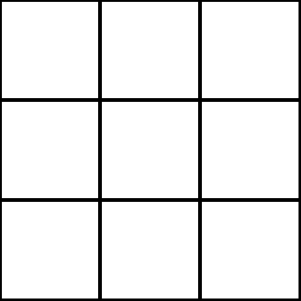
Frame 1 (no input)
Frame 60 (no input): identical to frame 1, image omitted
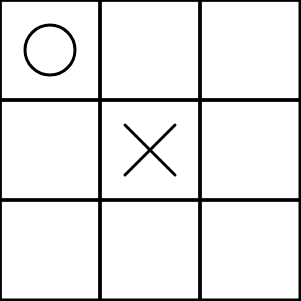
Frame 120 (the mouse pressed at the canvas centre since frame 60)

The p5.js sketch that drew these frames (run headless with seeded random() and noise() and a simulated clock; from frame 60 on, the mouse is pressed at the canvas centre):

// p5.js sketch
// ── sketch.js
var w=100;
var margin=5;
var gameOver=0;//0=playing, 1=user won, 2=computer won, 3=draw

// 1=user=cross, 0=null=white, 2=computer=nought
var current=[[0,0,0],
			 [0,0,0],
			 [0,0,0]];
function setup() {
	createCanvas(w*3+1, w*3+1);
	rectMode(CORNERS);
	stroke(0);
	strokeWeight(3);
	background(255);
	line(3*w,0,3*w,width);
	line(0,3*w,width,3*w);
	for(var i=0;i<3;i++){
		for(var j=0;j<3;j++){
			line(i*w,0,i*w,width);
			line(0,j*w,width,j*w);
		}
	}
}

function play(grid){
	var temp=grid.slice();
	
	//check 1 move solution
	for(var i=0;i<3;i++){
		for(var j=0;j<3;j++){
			if(temp[i][j]==0){//if free
				temp[i][j]=2;//test computer here
				if(checkWon(temp,2)){//if right solution
					grid[i][j]=2;
					console.log("found winning move");
					return 2; //2 won
				}
				temp[i][j]=0;
			}
		}
	}
	
	//check 1 move loose
		for(var i=0;i<3;i++){
		for(var j=0;j<3;j++){
			if(temp[i][j]==0){//if free
				temp[i][j]=1;//test player here
				if(checkWon(temp,1)){//if right solution
					grid[i][j]=2;
					console.log("found saving move");
					return 0; //0 played, but no win
				}
				temp[i][j]=0;
			}
		}
	}
	
	//try 2 move loose-avoidance solution
	for(var i=0;i<3;i++){
		for(var j=0;j<3;j++){
			if(temp[i][j]==0){//if free
				temp[i][j]=1; //play here
							//test if second move is a loose
				for(var x=0;x<3;x++){
					for(var y=0;y<3;y++){
						if(temp[x][y]==0){
							temp[x][y]=1;
							if(checkWon(temp,1)){// if so play here first
								temp[x][y]=0;
								grid[i][j]=2;
								console.log("found 2 moves loose-avoidance solution");
								return 0;
							}
							temp[x][y]=0;
						}
					}
				}
				temp[i][j]=0;
			}
		}
	}
	
	//try 2 move winning solution
	for(var i=0;i<3;i++){
		for(var j=0;j<3;j++){
			if(temp[i][j]==0){//if free
				temp[i][j]=2; //play here
							//test if second move is a win
				for(var x=0;x<3;x++){
					for(var y=0;y<3;y++){
						if(temp[x][y]==0){
							temp[x][y]=2;
							if(checkWon(temp,2)){// if so play here first
								temp[x][y]=0;
								grid[i][j]=2;
								console.log("found 2 moves solution");
								return 0;
							}
							temp[x][y]=0;
						}
					}
				}
				temp[i][j]=0;
			}
		}
	}
	
	//pick random
	for(var i=0;i<3;i++){
		for(var j=0;j<3;j++){
			if(grid[i][j]==0){
				grid[i][j]=2;
				console.log("played random");
				return 0;
			}
		}
	}
	
	console.log("couldn't play");
	return 3;//3 draw
}
function checkWon(grid,who){
	for(var i=0;i<3;i++){
		if(grid[i][0]==who && grid[i][1]==who && grid[i][2]==who){
			console.log("line");
			return 1;
		}else if(grid[0][i]==who && grid[1][i]==who && grid[2][i]==who){
			console.log("col");
			return 1;
		}
	}
	if(grid[0][0]==who && grid[1][1]==who && grid[2][2]==who){
		console.log("diag right");
		return 1;
	}else if(grid[0][2]==who && grid[1][1]==who && grid[2][0]==who){
		console.log("diag left");
		return 1;
	}
	return 0;
}
function userInput(x,y,grid){
	for(var i=0;i<3;i++){
		for(var j=0;j<3;j++){
			if( x > (w*i)+margin	 &&
				y > (w*j)+margin	 &&
				x < ((i+1)*w)-margin &&
				y < ((j+1)*w)-margin){
				if(grid[j][i]==0){
					grid[j][i]=1;
					return 1;//success
				}else{
					return 2;//already taken
				}
			}
		}
	}
	return 0;//out of field
}
function drawgrid(grid){
	for(var i=0;i<3;i++){
		for(var j=0;j<3;j++){
			switch(grid[j][i]){
				case 1:
					line((w*i)+w/4,(w*j)+w/4,
					((i+1)*w)-w/4,((j+1)*w)-w/4);
					line((w*i)+w/4,(w*(j+1))-w/4,
					((i+1)*w)-w/4,(j*w)+w/4);
				break;
				case 2:
					ellipse(w*i+w/2,w*j+w/2,w/2,w/2);	
				break;
			}
		}
	}
}
function draw() {
}
function mousePressed() {
	if(0==gameOver){
		if(userInput(mouseX,mouseY,current)==1){
			gameOver=checkWon(current,1);
			if(gameOver==0)gameOver=play(current);
		}
		drawgrid(current);
		if(gameOver !=0){
			switch(gameOver){
				case 3:
					console.log("Draw!");
				break;
				case 1:
					console.log("Player Won !");
				break;
				case 2:
					console.log("Computer Won !");
				break;
			}
		}
	}
}
